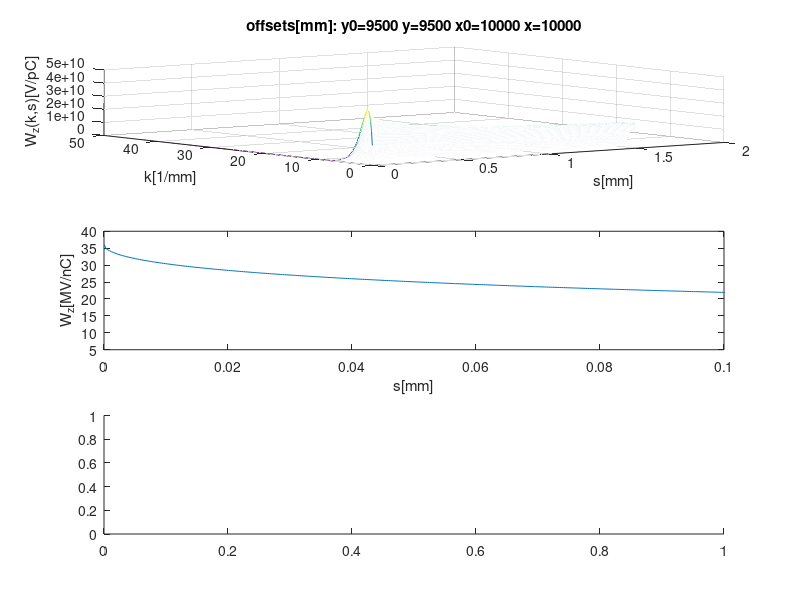

Here is the MATLAB script that generated this plot:
%corrected am 14.02.18
clear all;close all;
c = 299792458;
Z0 = 3.767303134695850e+02;
a=10; %in mm half gap
y0=9.5; %in mm POSITION of the charge CHANGE ONLY THIS PARAMETER
% now distance from the plate 500um=a-y0
L=1; %in m
D=20; %in mm
y=y0;
x0=D/2;
x=x0;
sigma=0.03 % in mm

Nm=300;dir_out='';

s=[0:0.01:50]*sigma;
ns=length(s);

t=0.25;p=0.5; t2p=t/p; alpha=1-0.465*sqrt(t2p)-0.07*t2p;
% s0r_fit=0.41*a^1.8*0.25^1.6/0.5^2.4;
s0r_bane=a*a*t/(2*pi*alpha^2*p^2);
s0r_igor=s0r_bane*pi/4;
s0=4*s0r_igor;


W(1:ns)=0;
dWdx0(1:ns)=0;dWdy0(1:ns)=0;dWdx(1:ns)=0;dWdy(1:ns)=0;
ddWdx0dx0(1:ns)=0; %h11
ddWdy0dx0(1:ns)=0;  %h12=0
ddWdxdx0(1:ns)=0;ddWdxdy0(1:ns)=0; %h13 h23=0
ddWdydx0(1:ns)=0;ddWdydy0(1:ns)=0;ddWdydx(1:ns)=0; %h14=0 h24 h34=0

Fz(1:Nm,1:ns)=0;
Fyd(1:Nm,1:ns)=0;
A=Z0*c/(2*a)*L;

for i=1:1:Nm,
        m=i;
        f(i)=pi/D*m;M=f(i);
        X=M*a;
        dx=sin(M*x0)*sin(M*x);
        Wcc=A*X/(cosh(X)*sinh(X))*exp(-(s/s0).^0.5*(X/tanh(X)));
        Wss=A*X/(cosh(X)*sinh(X))*exp(-(s/s0).^0.5*(X/coth(X)));
        display(X)
        Fz(i,1:ns)=Wcc*cosh(M*y)*cosh(M*y0)+Wss*sinh(M*y)*sinh(M*y0);
        dW=Fz(i,:)*dx;
        W=W+dW;
        ddx0=cos(M*x0)*sin(M*x);
        dWdx0=dWdx0+M*Fz(i,:)*ddx0;
        ddy0=Wcc*cosh(M*y)*sinh(M*y0)+Wss*sinh(M*y)*cosh(M*y0);
        dWdy0=dWdy0+M*ddy0*dx;
        ddx=sin(M*x0)*cos(M*x);
        dWdx=dWdx+M*Fz(i,:)*ddx;
        ddy=Wcc*sinh(M*y)*cosh(M*y0)+Wss*cosh(M*y)*sinh(M*y0);
        dWdy=dWdy+M*ddy*dx;
        Fyd(i,1:ns)=M*ddy*dx;
        ddWdx0dx0=ddWdx0dx0-M^2*dW;
        Fyq(i,1:ns)=M^2*Fz(i,:);
        ddWdy0dx0=ddWdy0dx0+M^2*(ddy0*ddx0);
        ddWdxdx0=ddWdxdx0+M^2*Fz(i,:)*cos(M*x0)*cos(M*x);
        ddWdxdy0=ddWdxdy0+M^2*ddy0*ddx;
        ddWdydx0=ddWdydx0+M^2*ddy*ddx0;
        ddWdydy0=ddWdydy0+M^2*(Wcc*sinh(M*y)*sinh(M*y0)+Wss*cosh(M*y)*cosh(M*y0))*dx;
        ddWdydx=ddWdydx+M^2*ddy*ddx;
end;
subplot(3,1,1)
if Nm>1, mesh(s,f,Fz(:,:)); end;
zlabel('W_z(k,s)[V/pC]');xlabel('s[mm]');ylabel('k[1/mm]');
title(['offsets[mm]: y0=' num2str(y0*1e3) ' y=' num2str(y*1e3) ' x0=' num2str(x0*1e3)  ' x=' num2str(x*1e3)]);

W=W*2/D*1e6;                    h00=W;
dWdx0=dWdx0*2/D*1e9;            h01=dWdx0;
dWdy0=dWdy0*2/D*1e9;            h02=dWdy0;
dWdx=dWdx*2/D*1e9;              h03=dWdx;
dWdy=dWdy*2/D*1e9;              h04=dWdy;
ddWdx0dx0=ddWdx0dx0*2/D*1e12;   h11=ddWdx0dx0*0.5;
ddWdy0dx0=ddWdy0dx0*2/D*1e12;   h12=ddWdy0dx0*0.5;
ddWdxdx0=ddWdxdx0*2/D*1e12;     h13=ddWdxdx0*0.5;
ddWdydx0=ddWdydx0*2/D*1e12;     h14=ddWdydx0*0.5;
ddWdxdy0=ddWdxdy0*2/D*1e12;     h23=ddWdxdy0*0.5;
ddWdydy0=ddWdydy0*2/D*1e12;     h24=ddWdydy0*0.5;
ddWdydx=ddWdydx*2/D*1e12;       h34=ddWdydx*0.5;

h33=h11;




 subplot(3,1,2)
 plot(s,h00*1e-15);ylabel('W_z[MV/nC]');xlabel('s[mm]');xlim([0,0.1]);
 subplot(3,1,3)
 %Wd=-IntegrTr(s(2)-s(1),h04)*1e-3;
 %plot(s,Wd*1e-15);ylabel('Wd[MV/nC/m]');xlabel('s[mm]');xlim([0,0.1]);
 %Wq=-IntegrTr(s(2)-s(1),2*h33)*1e-6;
 %plot(s,Wq*1e-15);ylabel('Wq[MV/nC/m]');xlabel('s[mm]');xlim([0,0.1]);


 s=s*1e-3;
 N=length(s);

 out00=[N 0; 0 0; 0 0; [s;h00]'];
 out02=[N 0; 0 0; 0 2; [s;h02]'];
 out04=[N 0; 0 0; 0 4; [s;h04]'];
 out11=[N 0; 0 0; 0 11;[s;h11]'];
 out13=[N 0; 0 0; 0 13;[s;h13]'];
 out24=[N 0; 0 0; 0 24;[s;h24]'];
 out33=[N 0;0 0; 0 33;[s;h33]'];

out=[[7 0];out00;out02;out04;out11;out13;out24;out33];
save([dir_out 'wake_hor_1m_test.txt'],'out','-ascii');
out11=[N 0; 0 0; 0 11; [s;-h11]'];
out33=[N 0; 0 0; 0 33; [s;-h33]'];
out01=[N 0; 0 0; 0 1; [s;h02]'];
out03=[N 0; 0 0; 0 3; [s;h04]'];
out13=[N 0; 0 0; 0 13; [s;h24]'];
out24=[N 0; 0 0; 0 24; [s;h13]'];


out=[[7 0];out00;out01;out03;out11;out13;out24;out33];
save([dir_out 'wake_vert_1m_test.txt'],'out','-ascii');
